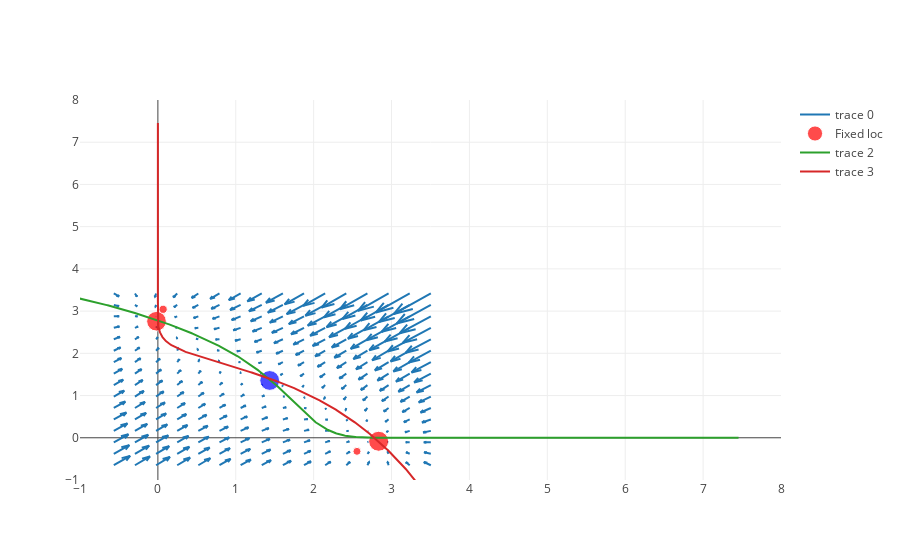
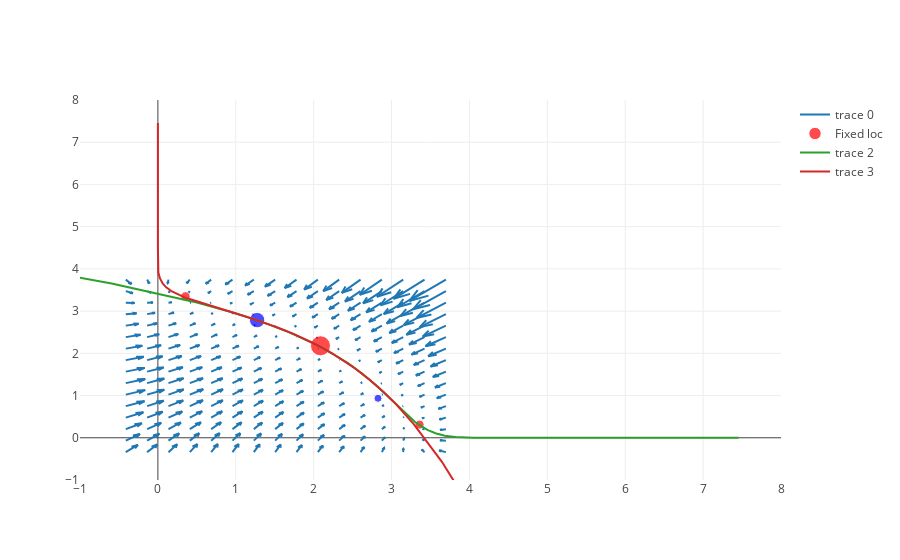
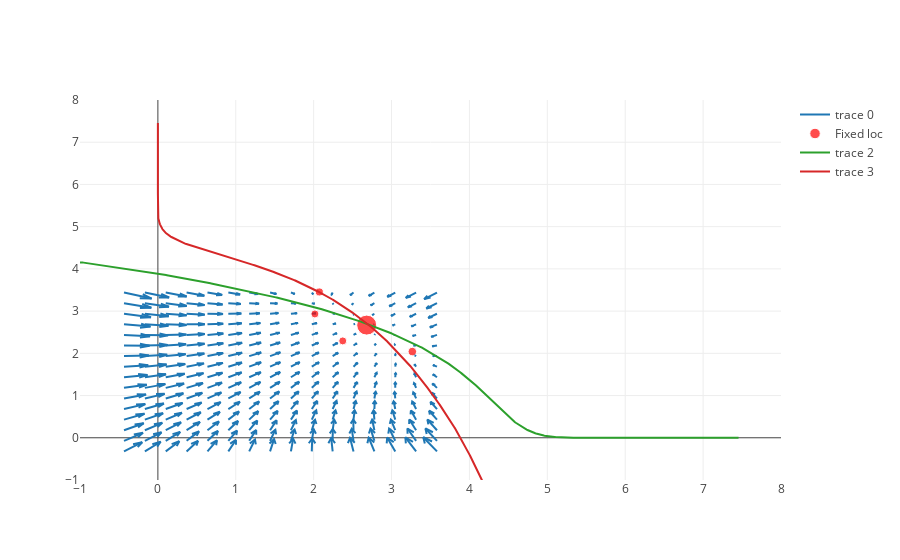

Notebook source saved alongside these figures, in order:
### Markdown cell above
### Figure 3A - Show GP fit with training data

### Code cell
for i in [0,6,12]:
    [a, cur_eigs] = plotSingle(GP_fit_saves[i], data_excitation[i])

    # We need the traces for training data, GP variances and fixed points

    # Line1 - Quiver plot (simply coordinates, do styling in latex)
    save_csv(("figure3_panel1_line1_ind%0.2d" % (i)) + ".csv", np.concatenate([a[0], a[1]],axis=1))

    # Line2 - Nullcline1
    save_csv(("figure3_panel1_line2_ind%0.2d" % (i)) + ".csv", a[2])

    # Line3 - Nullcline2
    save_csv(("figure3_panel1_line3_ind%0.2d" % (i)) + ".csv", a[3])

    # Line4 - Fixed point coordinates, sizes as 3rd column and (color as 4th column) # Python plot marker size: a[-2].marker.size[:,None]
    save_csv(("figure3_panel1_line4_ind%0.2d" % (i)) + ".csv", np.concatenate([a[4], a[5], cur_eigs],axis=1))

### Figure 1 — Plotly figure (JSON) as saved in the notebook; plotly's stock layout.template omitted (floating-point values rounded to 4 significant figures; data arrays with more than 128 entries replaced by an {"elided": "..."} marker saying what was removed)
{"data": [{"mode": "lines", "type": "scatter", "x": {"elided": "1792 float values"}, "y": {"elided": "1792 float values"}}, {"marker": {"color": ["red", "red", "blue", "red", "red"], "size": [19.68, 20, 19.81, 8, 8.276]}, "mode": "markers", "name": "Fixed loc", "type": "scatter", "x": [-0.01796, 2.834, 1.435, 2.556, 0.06711], "y": [2.76, -0.08284, 1.357, -0.3209, 3.043]}, {"type": "scatter", "x": {"elided": "1234 float values"}, "y": {"elided": "1234 float values"}}, {"type": "scatter", "x": {"elided": "1234 float values"}, "y": {"elided": "1234 float values"}}], "layout": {"xaxis": {"range": [-1, 8]}, "yaxis": {"range": [-1, 8]}}}

### Figure 2 — Plotly figure (JSON) as saved in the notebook; plotly's stock layout.template omitted (floating-point values rounded to 4 significant figures; data arrays with more than 128 entries replaced by an {"elided": "..."} marker saying what was removed)
{"data": [{"mode": "lines", "type": "scatter", "x": {"elided": "1792 float values"}, "y": {"elided": "1792 float values"}}, {"marker": {"color": ["red", "red", "red", "blue", "blue"], "size": [20, 9.041, 9.444, 15.44, 8]}, "mode": "markers", "name": "Fixed loc", "type": "scatter", "x": [2.087, 3.36, 0.3539, 1.274, 2.826], "y": [2.179, 0.3122, 3.348, 2.787, 0.935]}, {"type": "scatter", "x": {"elided": "1234 float values"}, "y": {"elided": "1234 float values"}}, {"type": "scatter", "x": {"elided": "1234 float values"}, "y": {"elided": "1234 float values"}}], "layout": {"xaxis": {"range": [-1, 8]}, "yaxis": {"range": [-1, 8]}}}

### Figure 3 — Plotly figure (JSON) as saved in the notebook; plotly's stock layout.template omitted (floating-point values rounded to 4 significant figures; data arrays with more than 128 entries replaced by an {"elided": "..."} marker saying what was removed)
{"data": [{"mode": "lines", "type": "scatter", "x": {"elided": "1792 float values"}, "y": {"elided": "1792 float values"}}, {"marker": {"color": ["red", "red", "red", "red", "red"], "size": [20, 8.028, 8, 8.492, 8.002]}, "mode": "markers", "name": "Fixed loc", "type": "scatter", "x": [2.681, 2.073, 2.374, 3.267, 2.016], "y": [2.669, 3.453, 2.294, 2.041, 2.933]}, {"type": "scatter", "x": {"elided": "1234 float values"}, "y": {"elided": "1234 float values"}}, {"type": "scatter", "x": {"elided": "1234 float values"}, "y": {"elided": "1234 float values"}}], "layout": {"xaxis": {"range": [-1, 8]}, "yaxis": {"range": [-1, 8]}}}
